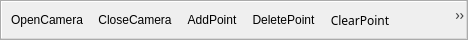
<?xml version="1.0" encoding="UTF-8"?>
<ui version="4.0">
 <class>RealTime3DToolBar</class>
 <widget class="QToolBar" name="RealTime3DToolBar">
  <property name="geometry">
   <rect>
    <x>0</x>
    <y>0</y>
    <width>468</width>
    <height>40</height>
   </rect>
  </property>
  <property name="windowTitle">
   <string>RealTime3DToolBar</string>
  </property>
  <property name="iconSize">
   <size>
    <width>30</width>
    <height>30</height>
   </size>
  </property>
  <action name="actionOpenCamera">
   <property name="icon">
    <iconset resource="../resource/BiVMS2020.qrc">
     <normaloff>:/test/BiVMS/相机 (10).png</normaloff>:/test/BiVMS/相机 (10).png</iconset>
   </property>
   <property name="text">
    <string>OpenCamera</string>
   </property>
  </action>
  <action name="actionCloseCamera">
   <property name="icon">
    <iconset resource="../resource/BiVMS2020.qrc">
     <normaloff>:/test/BiVMS/相机 (11).png</normaloff>:/test/BiVMS/相机 (11).png</iconset>
   </property>
   <property name="text">
    <string>CloseCamera</string>
   </property>
  </action>
  <action name="actionAddPoint">
   <property name="icon">
    <iconset resource="../resource/BiVMS2020.qrc">
     <normaloff>:/test/BiVMS/添加点_fill.png</normaloff>:/test/BiVMS/添加点_fill.png</iconset>
   </property>
   <property name="text">
    <string>AddPoint</string>
   </property>
  </action>
  <action name="actionDeletePoint">
   <property name="icon">
    <iconset resource="../resource/BiVMS2020.qrc">
     <normaloff>:/test/BiVMS/delete (1).png</normaloff>:/test/BiVMS/delete (1).png</iconset>
   </property>
   <property name="text">
    <string>DeletePoint</string>
   </property>
  </action>
  <action name="actionClearPoint">
   <property name="icon">
    <iconset resource="../resource/BiVMS2020.qrc">
     <normaloff>:/test/BiVMS/Clear-1.png</normaloff>:/test/BiVMS/Clear-1.png</iconset>
   </property>
   <property name="text">
    <string>ClearPoint</string>
   </property>
   <property name="font">
    <font>
     <family>Agency FB</family>
     <pointsize>9</pointsize>
    </font>
   </property>
  </action>
  <action name="actionStartCompute">
   <property name="icon">
    <iconset resource="../resource/BiVMS2020.qrc">
     <normaloff>:/test/BiVMS/开始 (4).png</normaloff>:/test/BiVMS/开始 (4).png</iconset>
   </property>
   <property name="text">
    <string>StartCompute</string>
   </property>
  </action>
  <action name="actionFinishCompute">
   <property name="icon">
    <iconset resource="../resource/BiVMS2020.qrc">
     <normaloff>:/test/BiVMS/停止 (2).png</normaloff>:/test/BiVMS/停止 (2).png</iconset>
   </property>
   <property name="text">
    <string>FinishCompute</string>
   </property>
  </action>
  <addaction name="actionOpenCamera"/>
  <addaction name="actionCloseCamera"/>
  <addaction name="actionAddPoint"/>
  <addaction name="actionDeletePoint"/>
  <addaction name="actionClearPoint"/>
  <addaction name="actionStartCompute"/>
  <addaction name="actionFinishCompute"/>
 </widget>
 <layoutdefault spacing="6" margin="11"/>
 <resources>
  <include location="../resource/BiVMS2020.qrc"/>
 </resources>
 <connections/>
</ui>
